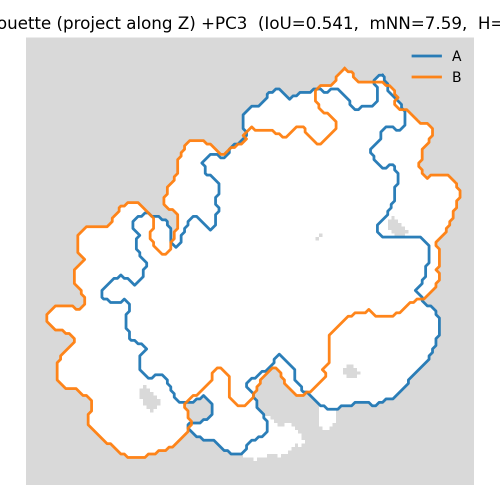
#> input picture data_processing_python/data/green_monkey/va_testing/out_chr1_12h_vacv_vs_untr/overlay_XY.png, 1000 x 1000 px (shown at 1/2 size)
$ jupyter execute --allow-errors 14.4_VA_silhoutte_analysis_v2.ipynb
#> lines starting #> are read from the running program, lines starting #| are printed output that depends on the picture
[cell 1]
# === Silhouette Comparison from 3D Points (2 states) ===
# Inputs: two CSVs with columns ['middle_x','middle_y','middle_z']
# Outputs: overlays per view (PNG) + metrics.csv
# Views: orthographic along X/Y/Z of the **aligned shared frame**

import os, json, numpy as np, pandas as pd
from dataclasses import dataclass
from typing import Tuple
from scipy.ndimage import gaussian_filter, label, binary_closing
from scipy.spatial import cKDTree
from skimage.measure import find_contours
import matplotlib.pyplot as plt

# Config
@dataclass
class SilhouetteCfg:
    grid_base: int = 160
    pad_frac: float = 0.05
    sigma_vox: float = 3.0
    thr_quantile: float = 0.90
    min_blob_vox: int = 200
    post_close: int = 2
    out_dir: str = "out_silhouette_2state"
    trim_q: float = 0.10      # ICP trimming (top-q distances dropped)
    icp_iters: int = 30
    sample_icp: int = 50000   # max points used in ICP

# Input: Reads the 3D coordinates; ensures a minimum sample size.
def load_points(csv):
    df = pd.read_csv(csv)
    P = df[["middle_x","middle_y","middle_z"]].dropna().values.astype(np.float32)
    if len(P) < 20: raise ValueError(f"Too few points in {csv}")
    return P

#  Alignment utils
# Computes the principal axes (eigenvectors) sorted by descending eigenvalue (variance).
# Ensures a right-handed basis by flipping the last axis if needed.
# [195 lines left out: functions pca_axes, nn_metrics, best_pca_prealign, kabsch, icp_rigid_robust, make_grid_from_bounds and 7 more, not called in this run]


# Main
def run_two_state_silhouettes(csv_A: str, csv_B: str, cfg=SilhouetteCfg()):
    # 1) Load points
    A_raw = load_points(csv_A)
    B_raw = load_points(csv_B)

    # 2) Center both
    # Centering removes translation so alignment focuses on rotation/scale.
    A0 = A_raw - A_raw.mean(0)
    B0 = B_raw - B_raw.mean(0)

    # 3) Best-PCA perm/sign prealign + robust ICP (align B -> A)
    # Pre-align B using PCA mapping R_pre.
    # Refine with robust ICP; apply final (R_icp, t_icp) to get B_aligned.
    # A stays as the centered version.
    R_pre, _ = best_pca_prealign(B0, A0)
    B1 = B0 @ R_pre.T
    R_icp, t_icp = icp_rigid_robust(A0, B1, iters=cfg.icp_iters, sample=cfg.sample_icp, trim_q=cfg.trim_q)
    B_aligned = B1 @ R_icp.T + t_icp
    A_aligned = A0.copy()

    # 4) Optional uniform scaling (shared bbox) for fair silhouettes
    # Normalize scale so both sets fit within a unit-ish cube (largest span -> 1). This makes silhouettes comparable across axes.
    mins = np.vstack([A_aligned, B_aligned]).min(0)
    maxs = np.vstack([A_aligned, B_aligned]).max(0)
    s = float((maxs - mins).max())
    A = A_aligned / s; B = B_aligned / s

    # Save point projections
    save_point_projection(A, B, 0, 1, "XY view",
        os.path.join(cfg.out_dir, "proj_xy.png"),
        labelA="12 h — UNTR", labelB="12 h — VACV (aligned)")

    save_point_projection(A, B, 1, 2, "YZ view",
        os.path.join(cfg.out_dir, "proj_yz.png"),
        labelA="12 h — UNTR", labelB="12 h — VACV (aligned)")

    save_point_projection(A, B, 0, 2, "XZ view",
        os.path.join(cfg.out_dir, "proj_xz.png"),
        labelA="12 h — UNTR", labelB="12 h — VACV (aligned)")


    # 5) Build shared grid from both; create 3D masks
    # One shared grid so A and B masks are aligned voxel-wise.
    # Creates metaball masks for A and B, with sanity check.
    edges, _, _ = make_grid_from_bounds(np.vstack([A, B]), base=cfg.grid_base, pad_frac=cfg.pad_frac)
    MA = metaball_mask(A, edges, sigma_vox=cfg.sigma_vox, q=cfg.thr_quantile, min_blob_vox=cfg.min_blob_vox)
    MB = metaball_mask(B, edges, sigma_vox=cfg.sigma_vox, q=cfg.thr_quantile, min_blob_vox=cfg.min_blob_vox)
    if MA is None or MB is None:
        raise RuntimeError("Empty mask for one of the states; tweak sigma/quantile/min_blob_vox.")

    # 6) Silhouettes for X/Y/Z views in the aligned frame
    # For each principal axis view:
    # Project to 2D silhouettes (SA, SB), extract main contours (CA, CB).
    # Compute metrics and save overlay.
    # Collect per-view results.
    VIEW_MAP = [
        ('z', '+PC3', 'XY', 'overlay_XY.png'),  # collapse Z -> show XY plane
        ('y', '+PC2', 'XZ', 'overlay_XZ.png'),  # collapse Y -> show XZ plane
        ('x', '+PC1', 'YZ', 'overlay_YZ.png'),  # collapse X -> show YZ plane
    ]

    results = []
    for axis, tag, plane, fname in VIEW_MAP:
        SA = orthographic_mask_2d(MA, axis, post_close=cfg.post_close)
        SB = orthographic_mask_2d(MB, axis, post_close=cfg.post_close)
        CA = extract_main_contour(SA); CB = extract_main_contour(SB)
        m_iou = iou(SA, SB)
        m_mnn, m_haus = contour_distances(CA, CB)
        out_png = os.path.join(cfg.out_dir, fname)
        title = f"{plane} silhouette (project along {axis.upper()}) {tag}  (IoU={m_iou:.3f},  mNN={m_mnn:.2f},  H={m_haus:.2f})"
        save_overlay(SA, SB, CA, CB, title, out_png)
        results.append(dict(plane=plane, projected_axis=axis, IoU=m_iou, meanNN=m_mnn, Hausdorff=m_haus))


    # 7) Save metrics + provenance
    # Writes metrics.csv and a human-readable meta.json to reproduce the run.
    os.makedirs(cfg.out_dir, exist_ok=True)
    pd.DataFrame(results).to_csv(os.path.join(cfg.out_dir, "metrics.csv"), index=False)
    with open(os.path.join(cfg.out_dir, "meta.json"), "w") as f:
        json.dump(dict(csv_A=csv_A, csv_B=csv_B, cfg=cfg.__dict__,
                       note="Alignment = best-PCA perm/sign + robust ICP; silhouettes from voxelized masks."),
                  f, indent=2)
    print(pd.DataFrame(results))
    print(f"Saved overlays to {cfg.out_dir}/overlay_[x|y|z].png and metrics.csv")

# run
# Sets default file paths and parameters; launches the full pipeline.
#> (the rest of this cell did not finish here and is left out)

[cell 2]
import os, pandas as pd, matplotlib.pyplot as plt, matplotlib.image as mpimg

OUT = "data/green_monkey/va_testing/out_chr1_12h_vacv_vs_untr"
planes = ["XY", "YZ", "XZ"]

fig, axs = plt.subplots(1, 3, figsize=(12, 4))
for ax, p in zip(axs, planes):
    img = mpimg.imread(os.path.join(OUT, f"overlay_{p}.png"))
#> img is the input picture: shape (1000, 1000, 4) float32; mean R, G, B, A 0.924, 0.92, 0.917, 1
    ax.imshow(img)
    ax.set_axis_off()
    ax.set_title(p)
#> pass 2 of the loop `for ax, p in zip(axs, planes):`:
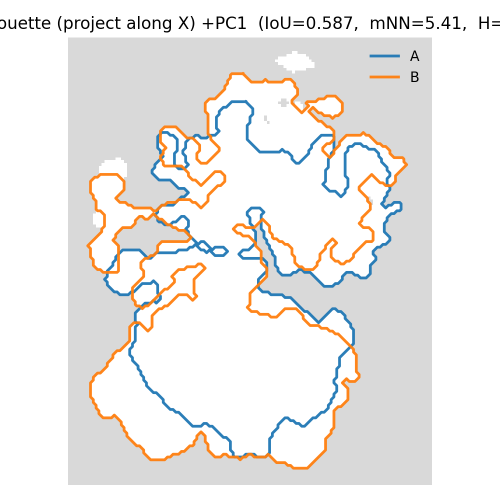
#> input picture data_processing_python/data/green_monkey/va_testing/out_chr1_12h_vacv_vs_untr/overlay_YZ.png, 1000 x 1000 px (shown at 1/2 size)
#> img is the input picture: shape (1000, 1000, 4) float32; mean R, G, B, A 0.931, 0.923, 0.916, 1
#> pass 3 of the loop `for ax, p in zip(axs, planes):`:
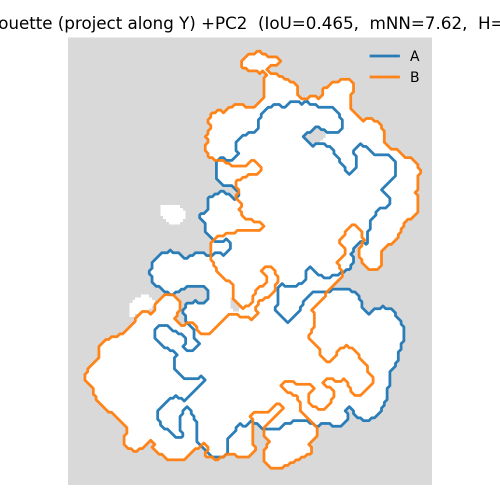
#> input picture data_processing_python/data/green_monkey/va_testing/out_chr1_12h_vacv_vs_untr/overlay_XZ.png, 1000 x 1000 px (shown at 1/2 size)
#> img is the input picture: shape (1000, 1000, 4) float32; mean R, G, B, A 0.929, 0.923, 0.917, 1
plt.tight_layout()
plt.show()
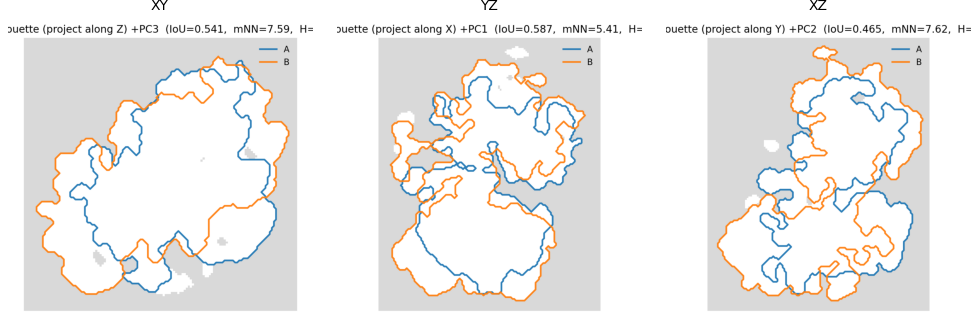
#> figure drawn by matplotlib, 3 panels

#> (the rest of this cell did not finish here and is left out)

[cell 3]
import os, matplotlib.pyplot as plt, matplotlib.image as mpimg

OUT = "data/green_monkey/va_testing/out_chr1_12h_vacv_vs_untr"
fig, axs = plt.subplots(1,3, figsize=(12,4))
for ax, (name, fname) in zip(axs, [("XY","proj_xy.png"), ("YZ","proj_yz.png"), ("XZ","proj_xz.png")]):
    img = mpimg.imread(os.path.join(OUT, fname))
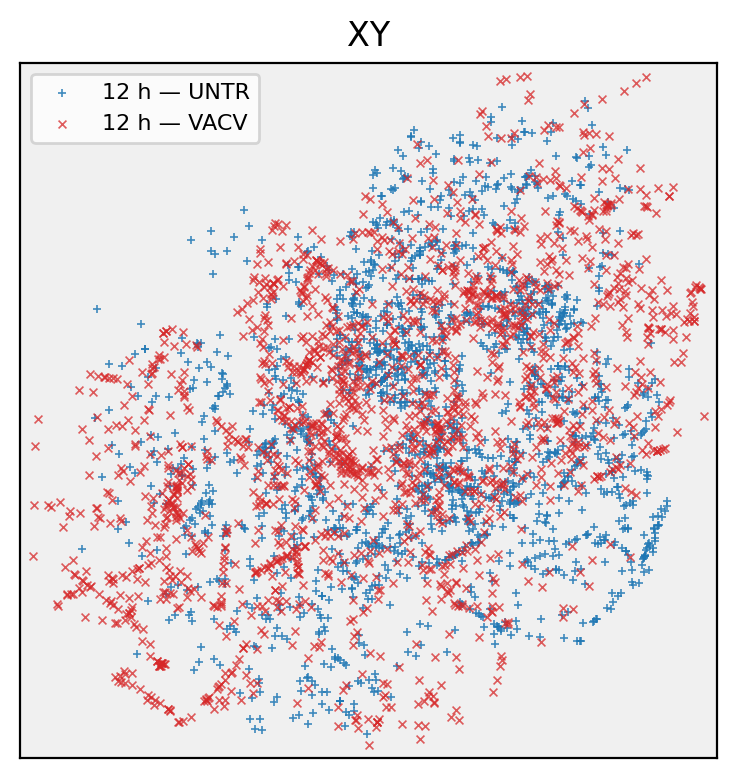
#> input picture data_processing_python/data/green_monkey/va_testing/out_chr1_12h_untr_vs_vacv_hdr/proj_XY.png, 737 x 778 px, found by its file name
#> img is the input picture: shape (778, 737, 4) float32; mean R, G, B, A 0.889, 0.854, 0.866, 1
    ax.imshow(img); ax.set_axis_off(); ax.set_title(name)
#> pass 2 of the loop `for ax, (name, fname) in zip(axs, [("XY","proj_xy.png"), ("YZ","proj_y..`:
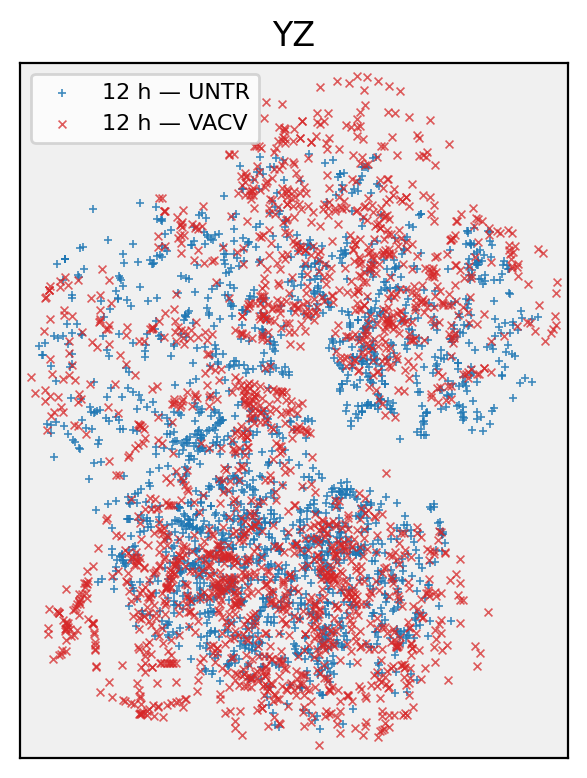
#> input picture data_processing_python/data/green_monkey/va_testing/out_chr1_12h_untr_vs_vacv_hdr/proj_YZ.png, 587 x 778 px, found by its file name
#> img is the input picture: shape (778, 587, 4) float32; mean R, G, B, A 0.88, 0.837, 0.851, 1
#> pass 3 of the loop `for ax, (name, fname) in zip(axs, [("XY","proj_xy.png"), ("YZ","proj_y..`:
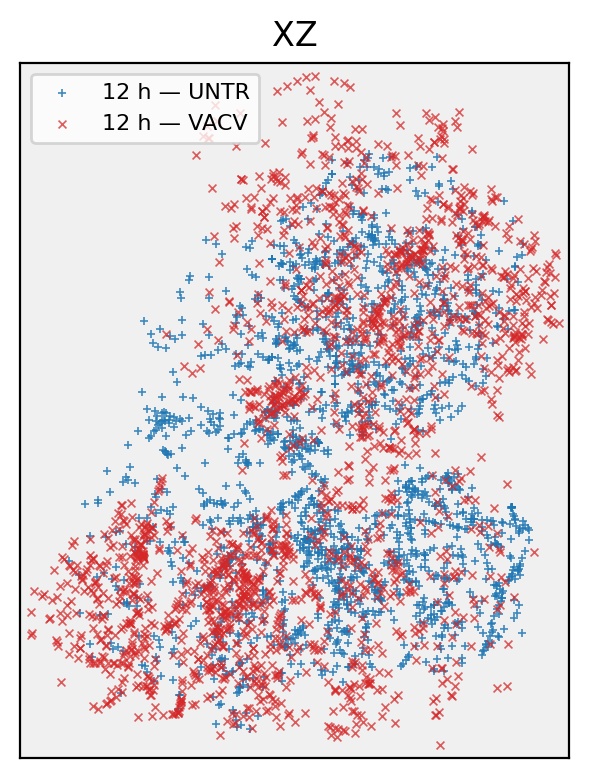
#> input picture data_processing_python/data/green_monkey/va_testing/out_chr1_12h_untr_vs_vacv_hdr/proj_XZ.png, 589 x 778 px, found by its file name
#> img is the input picture: shape (778, 589, 4) float32; mean R, G, B, A 0.879, 0.838, 0.852, 1
plt.tight_layout(); plt.show()
#> after `plt.tight_layout()`:
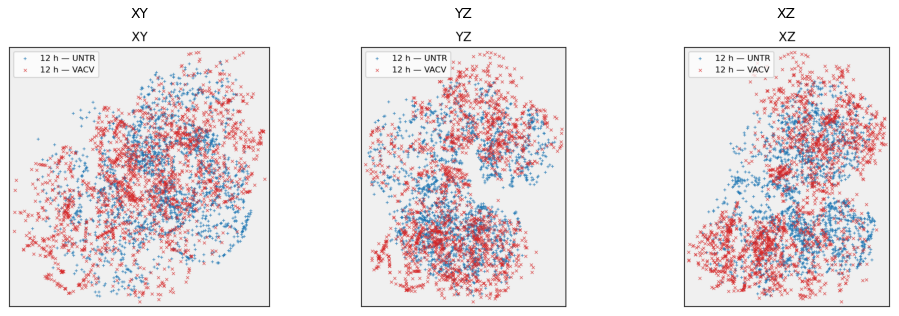
#> figure drawn by matplotlib, 3 panels
